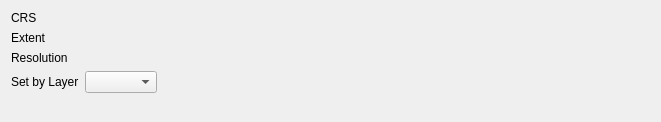
<?xml version="1.0" encoding="UTF-8"?>
<ui version="4.0">
 <class>Form</class>
 <widget class="QWidget" name="Form">
  <property name="geometry">
   <rect>
    <x>0</x>
    <y>0</y>
    <width>661</width>
    <height>122</height>
   </rect>
  </property>
  <property name="sizePolicy">
   <sizepolicy hsizetype="Preferred" vsizetype="Minimum">
    <horstretch>0</horstretch>
    <verstretch>0</verstretch>
   </sizepolicy>
  </property>
  <property name="windowTitle">
   <string>Form</string>
  </property>
  <layout class="QFormLayout" name="formLayout">
   <item row="1" column="0">
    <widget class="QLabel" name="label">
     <property name="text">
      <string>CRS</string>
     </property>
    </widget>
   </item>
   <item row="1" column="1">
    <widget class="Projection" name="uiProjection_" native="true">
     <property name="minimumSize">
      <size>
       <width>10</width>
       <height>10</height>
      </size>
     </property>
    </widget>
   </item>
   <item row="2" column="0">
    <widget class="QLabel" name="label_2">
     <property name="text">
      <string>Extent</string>
     </property>
    </widget>
   </item>
   <item row="2" column="1">
    <widget class="Extent" name="uiExtent_" native="true">
     <property name="minimumSize">
      <size>
       <width>10</width>
       <height>10</height>
      </size>
     </property>
    </widget>
   </item>
   <item row="3" column="0">
    <widget class="QLabel" name="label_3">
     <property name="text">
      <string>Resolution</string>
     </property>
    </widget>
   </item>
   <item row="3" column="1">
    <widget class="Resolution" name="uiResolution_" native="true">
     <property name="minimumSize">
      <size>
       <width>10</width>
       <height>10</height>
      </size>
     </property>
    </widget>
   </item>
   <item row="4" column="0">
    <widget class="QLabel" name="label_4">
     <property name="text">
      <string>Set by Layer</string>
     </property>
    </widget>
   </item>
   <item row="4" column="1">
    <layout class="QHBoxLayout" name="horizontalLayout_2">
     <item>
      <widget class="QgsMapLayerComboBox" name="uiLayer_">
       <property name="sizePolicy">
        <sizepolicy hsizetype="Minimum" vsizetype="Fixed">
         <horstretch>0</horstretch>
         <verstretch>0</verstretch>
        </sizepolicy>
       </property>
       <property name="editable">
        <bool>false</bool>
       </property>
       <property name="currentText">
        <string/>
       </property>
       <property name="allowEmptyLayer">
        <bool>true</bool>
       </property>
       <property name="showCrs">
        <bool>true</bool>
       </property>
      </widget>
     </item>
     <item>
      <spacer name="horizontalSpacer">
       <property name="orientation">
        <enum>Qt::Horizontal</enum>
       </property>
       <property name="sizeHint" stdset="0">
        <size>
         <width>40</width>
         <height>20</height>
        </size>
       </property>
      </spacer>
     </item>
    </layout>
   </item>
  </layout>
 </widget>
 <customwidgets>
  <customwidget>
   <class>QgsMapLayerComboBox</class>
   <extends>QComboBox</extends>
   <header>qgsmaplayercombobox.h</header>
  </customwidget>
  <customwidget>
   <class>Extent</class>
   <extends>QWidget</extends>
   <header>enmapboxapplications.imagemathapp.core</header>
   <container>1</container>
  </customwidget>
  <customwidget>
   <class>Resolution</class>
   <extends>QWidget</extends>
   <header>enmapboxapplications.imagemathapp.core</header>
   <container>1</container>
  </customwidget>
  <customwidget>
   <class>Projection</class>
   <extends>QWidget</extends>
   <header>enmapboxapplications.imagemathapp.core</header>
   <container>1</container>
  </customwidget>
 </customwidgets>
 <resources/>
 <connections/>
</ui>
